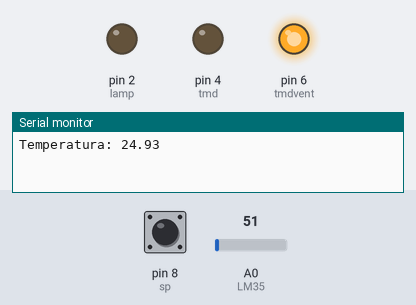
This sketch was run on a simulated Arduino Uno, built with avr-gcc and run on an emulated ATmega328P. Shown: output pins drawn as LEDs (lit = HIGH), the last lines printed to the serial monitor. The inputs (shaded band) are chosen by the test bench; at power-on: pin 8 (sp) LOW, A0 (LM35) = 51.

Above: at 18.0 s.
18.1 s: pin 8 (sp) driven HIGH
At 21.3 s:
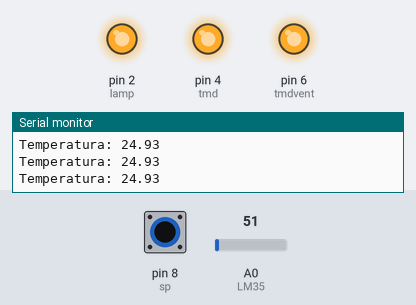
28.3 s: A0 (LM35) set to 41
38.5 s: A0 (LM35) set to 34
At 40.1 s:
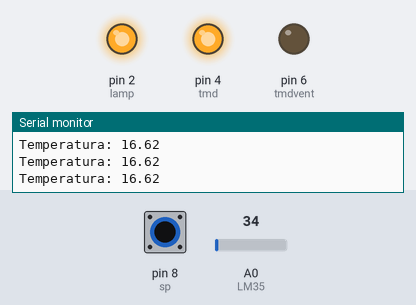
48.7 s: A0 (LM35) set to 61
At 50.3 s:
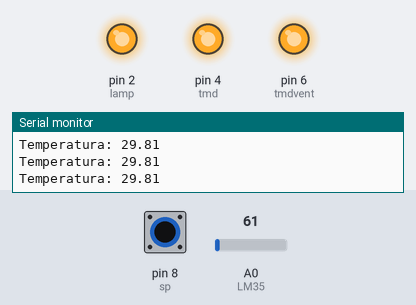
58.9 s: A0 (LM35) set to 30
At 60.5 s:
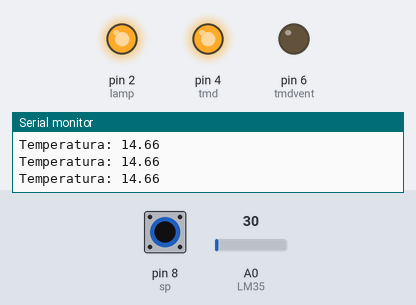
69.1 s: pin 8 (sp) pulsed LOW 2 times (0.12 s each, 0.3 s apart)
At 69.5 s:
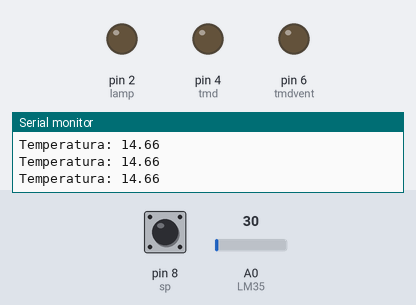
Timing chart, 0 to 80.9 s (numbered marks = the images above; inputs shaded):
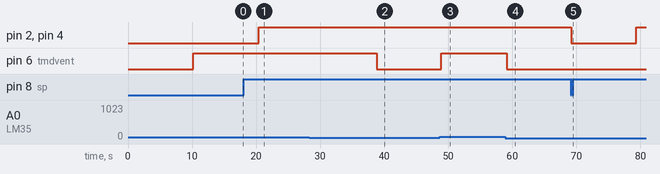

The sketch:

Projeto_TCC_Arduino.ino
```cpp
const int lamp = 2;           // Lampada
int tmd = 4;                 // Tomada
int tmdvent = 6;              // Tomada do Ventilador
const int sp = 8;             // Sensor de Presença
int estadoSp = 0;
const int LM35 = A0;          // Sensor de luminosidade
float temperatura;


void setup() {
Serial.begin(9600);
pinMode(lamp, OUTPUT);
pinMode(tmd, OUTPUT);
pinMode(sp, INPUT);
pinMode(tmdvent, OUTPUT);
 }

void loop() {

estadoSp = digitalRead(sp);

if (estadoSp == 1) {
digitalWrite(lamp, 1);
digitalWrite(tmd, 1);
} else {
digitalWrite(lamp, 0);
digitalWrite(tmd, 0);
}

if  (estadoSp == 0){
digitalWrite(lamp, 0);
delay(10000);
digitalWrite(tmd, 0);
}

temperatura = (float(analogRead(LM35))*5/(1023))/0.01;
Serial.print("Temperatura: ");
Serial.println(temperatura);
delay(200);

if(temperatura >23){
digitalWrite(tmdvent, 1);
}

if(temperatura <18){
digitalWrite(tmdvent, 0);
}

if (sp == 0)
{
digitalWrite(lamp, 0);
digitalWrite(tmd, 0);
digitalWrite(tmdvent, 0);
}
}
```

Measured:
- the behaviour switches between 37 and 36 on A0 (LM35) (found by bisection; images 1 and 2)
- after the input at 18.1 s, pin 2 (lamp), pin 4 (tmd): LOW → HIGH after 2.3 s
- after the input at 38.5 s, pin 6 (tmdvent): HIGH → LOW after 0.37 s
- after the input at 48.7 s, pin 6 (tmdvent): LOW → HIGH after 0.20 s
- after the input at 58.9 s, pin 6 (tmdvent): HIGH → LOW after 0.24 s
- after the input at 69.1 s, pin 2 (lamp), pin 4 (tmd): HIGH → LOW after 0.08 s, → HIGH 10.2 s later
